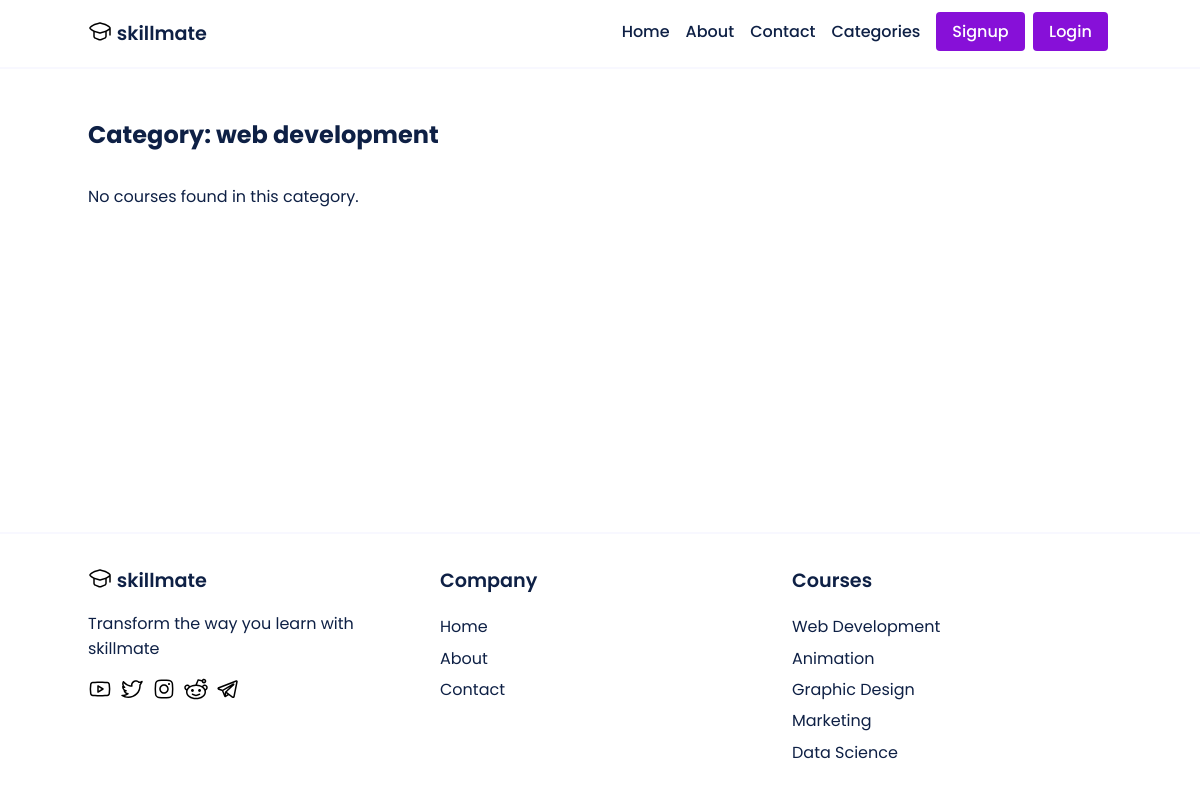
The page /courses/web development/ on the database as committed earlier.
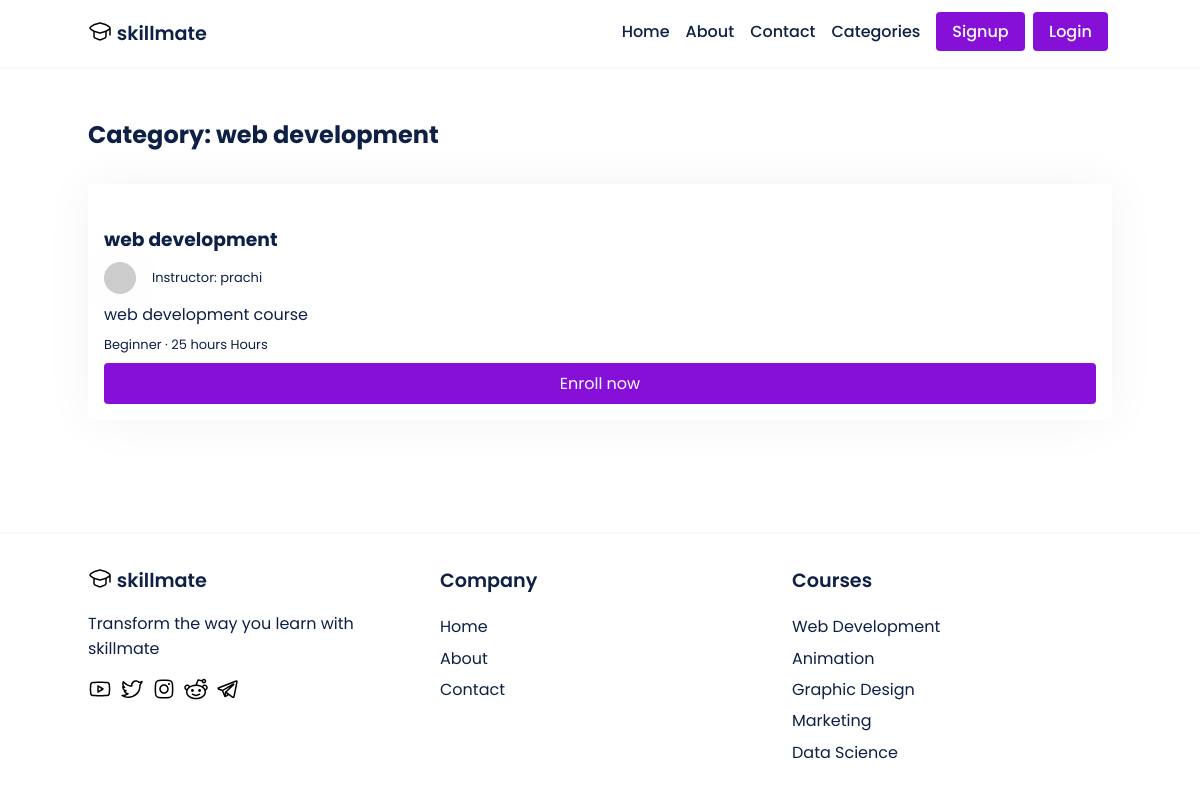
The same page on the database as committed later.
### main/models.py (models this page shows, shortened)
class Course(models.Model):
    LEVEL_CHOICES = [
        ('Beginner', 'Beginner'),
        ('Intermediate', 'Intermediate'),
        ('Advanced', 'Advanced')
    ]
    id = models.AutoField(primary_key=True)
    title = models.CharField(max_length=255)
    slug = models.SlugField(unique=True)
    description = models.TextField()
    thumbnail = CloudinaryField('thumbnail')
    featured_video = CloudinaryField('featured_video')
    instructor = models.ForeignKey(User, on_delete=models.CASCADE, related_name='courses', default=None)
    created_at = models.DateTimeField(auto_now_add=True)
    updated_at = models.DateTimeField(auto_now=True)
    level = models.CharField(max_length=20, choices=LEVEL_CHOICES, default='Beginner')
    duration = models.CharField(max_length=10, default='0')
    category = models.CharField(max_length=255, default="uncategorized")
    price = models.DecimalField(max_digits=8, decimal_places=2, default=0.00)
    discount = models.DecimalField(max_digits=5, decimal_places=2, default=0.00)
    requirements = models.TextField(help_text='Enter the requirements for the course, separated by a comma.', default='')
    content = models.TextField(help_text='Enter the course content, separated by a comma.', default='')
    lesson_title = models.CharField(max_length=255, default='Lesson')
    lesson_video = CloudinaryField('lesson_video', null=True)
    students = models.ManyToManyField(User, related_name='enrolled_courses', blank=True)

### main/views.py (the view)
# urls.py: path('courses/<str:category>/', views.category, name='category'),
def category(request, category):
    courses = Course.objects.filter(category__iexact=category)
    context = {
        'category': category,
        'courses': courses
    }
    return render(request, 'category.html', context)

### templates/category.html (shortened to what this page needs)
{% extends 'base.html' %}
{% block content %}
<section>
  <div class="container">
    <h1 style='font-size: 1.5rem;'>Category: {{ category }}</h1>
      {% if courses %}
      <div class="courses">
        {% for course in courses %}
<div class="course">
<div class="course-thumbnail">
</div>
<div class="course-details">
    <a href="{% url 'course_details' instructor=course.instructor slug=course.slug %}"><h3>{{ course.title|slice:":80" }}</h3></a>
    <p style="display: inline-flex; column-gap: 1rem; justify-content: center; align-items: center;" class="instructor">
        <img class="instructor-img" src="https://api.dicebear.com/5.x/shapes/svg?seed={{ course.instructor }}">
        Instructor: {{ course.instructor }}
    </p>
    <p class="course-desc">{{ course.description|slice:":100" }}</p>
    <p class="course-lvl-time">
        {{ course.level }} &middot; {{ course.duration }} Hours
    </p>
    <a href="{% url 'course_details' instructor=course.instructor slug=course.slug %}" class="btn enroll-btn">Enroll now</a>
</div>
</div>
{% endfor %}
      {% else %}
        <div class="col-md-12">
          <p style='margin: 2rem 0;'>No courses found in this category.</p>
        </div>
      {% endif %}
    </div>
  </div>
</section>
{% endblock %}

Rows that differ between the two databases and show on the page:
added Course: title "web development", instructor "prachi", description "web development course", level "Beginner", duration "25 hours"
Other text that changed with them:
text no longer shown: "No courses found in this category."
